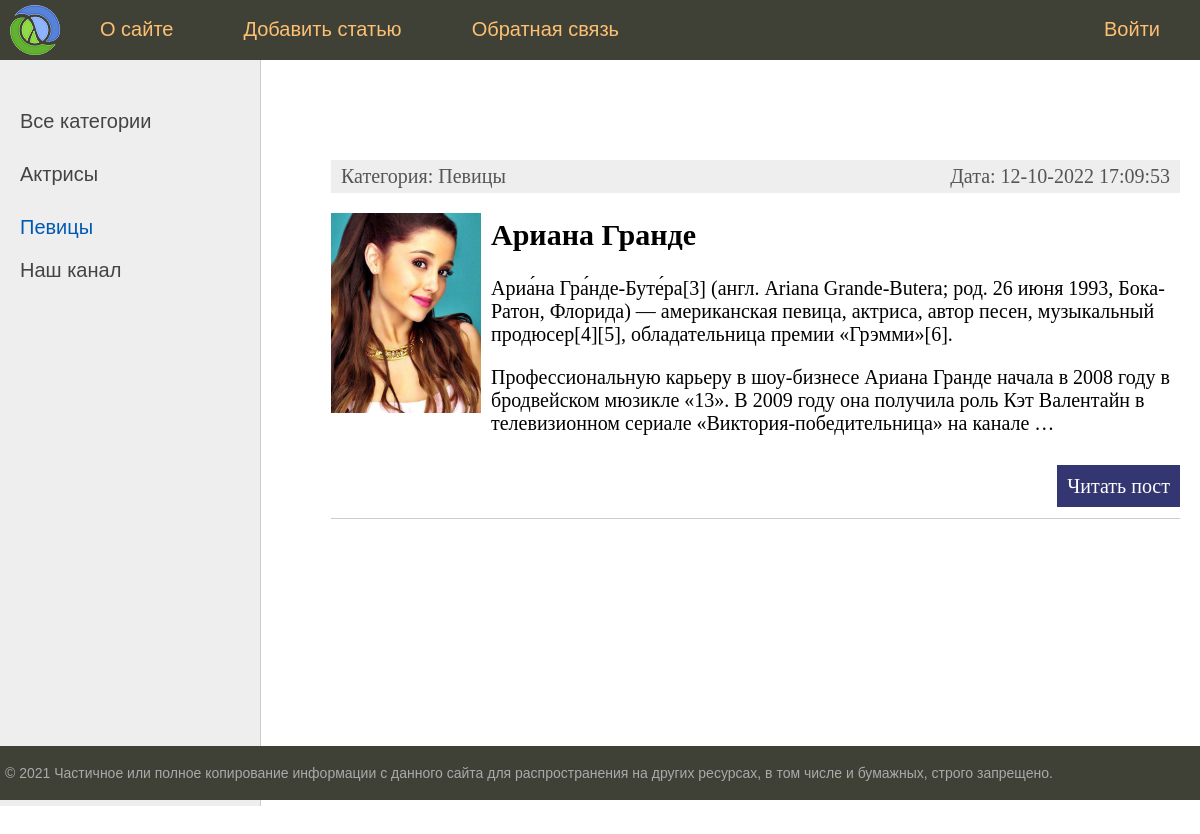
The app's page /category/2/ with its own data.
### women/models.py (models this page shows, shortened)
class Category(models.Model):
    name = models.CharField(max_length=100, db_index=True, verbose_name='Категория')
    def get_absolute_url(self):
        return reverse('category', kwargs={'cat_id': self.pk})
    def __str__(self):
        return self.name
    class Meta:
        verbose_name = 'Категория'
        verbose_name_plural = 'Категории'
        ordering = ['id']

class Women(models.Model):
    title = models.CharField(max_length=255, verbose_name='Заголовок')
    content = models.TextField(blank=True, verbose_name='Текст статьи')
    photo = models.ImageField(upload_to="photos/%Y/%m/%d/", verbose_name='Фото')
    time_create = models.DateTimeField(auto_now_add=True, verbose_name='Время создания')
    time_update = models.DateTimeField(auto_now=True, verbose_name='Время изменения')
    is_published = models.BooleanField(default=True, verbose_name='Публикация')
    cat = models.ForeignKey('Category', on_delete=models.PROTECT, null=True, verbose_name='Категория')
    def get_absolute_url(self):
        return reverse('post', kwargs={'post_id': self.pk})
    class Meta:
        verbose_name = 'Известные женщины'
        verbose_name_plural = 'Известные женщины'
        ordering = ['time_create', 'title']

### women/views.py (the view)
# urls.py: path('category/<int:cat_id>/', show_category, name='category')
def show_category(request, cat_id):
    posts = Women.objects.filter(cat_id=cat_id)
    cats = Category.objects.all()
    if len(posts) == 0:
        raise Http404
    context = {
        'posts': posts,
        'cats': cats,
        'menu': menu,
        'title': 'Отображение по рубрикам',
        'cat_selected': cat_id,
    }
    return render(request, 'women/index.html', context=context)

### women/templates/women/index.html (shortened to what this page needs)
{% extends 'women/base.html' %}
{% block content %}
<ul class="list-articles">
	{% for p in posts %}
			<li>
				<div class="article-panel">
					<p class="first">Категория: {{p.cat}}</p>
					<p class="last">Дата: {{p.time_update|date:"d-m-Y H:i:s"}}</p>
				</div>
				{% if p.photo %}
					<p><img src="{{p.photo.url}}" class="img-article-left thumb"></p>
				{% endif %}
				<h2>{{p.title}}</h2>
				{% autoescape on %}
				{{p.content|linebreaks|truncatewords:50}}
				{% endautoescape %}
				<p class="link-read-post"><a href="{{p.get_absolute_url}}">Читать пост</a></p>
			</li>
	{% endfor %}
</ul>
{% endblock %}

### women/templates/women/base.html (shortened to what this page needs)
{% load static %}
<!DOCTYPE html>
<html>
<head>
	<link type="text/css" href="{% static 'women/css/styles.css' %}" rel="stylesheet" />
</head>
<body>
<table class="table-page" border=0 cellpadding="0" cellspacing="0">
<tr><td valign=top>
{% block mainmenu %}
		<div class="header">
			<ul id="mainmenu" class="mainmenu">
			<li class="logo"><a href="{%url 'home' %}"><div class="logo"></div></a></li>
			{% for m in menu %}
				{% if not forloop.last %}
						<li><a href="{% url m.url_name %}">{{m.title}}</a></li>
				{% else %}
						<li class="last"><a href="{% url m.url_name %}">{{m.title}}</a></li>
				{% endif %}
			{% endfor %}
			</ul>
		</div>
{% endblock mainmenu %}
<table class="table-content" border=0 cellpadding="0" cellspacing="0">
<tr>
	<td valign="top" class="left-chapters">
	<ul id="leftchapters">
		{% if cat_selected == 0 %}
			<li>Все категории</li>
		{% else %}
			<li><a href="{% url 'home' %}">Все категории</a></li>
		{% endif%}
		{% for c in cats %}
			{% if c.pk == cat_selected %}
				<li class="selected">{{c.name}}</li>
			{% else %}
				<li><a href="{{ c.get_absolute_url }}">{{c.name}}</a></li>
			{% endif %}
		{% endfor %}
		<p>Наш канал</p>
	</ul>
</td>
<td valign="top" class="content">
	<div class="content-text">
{% block content %}
{% endblock %}
	</div>
</td></tr></table>
</td></tr>
<tr><td valign=top>
	<div id="footer">
		<p>&copy; 2021 Частичное или полное копирование информации с данного сайта для распространения на других ресурсах, в том числе и бумажных, строго запрещено.</p>
	</div>
</td></tr></table>
</body>
</html>

### women/static/women/css/styles.css (style rules this page uses)
html, body { font-family: 'Arial'; margin: 0; padding: 0; height: 100%; width: 100%; color: #444; }
a { color: #0059b2; text-decoration: none; }
img { max-width: 600px; height: auto; }
img.img-article-left { max-width: 300px; height: auto; float: left; padding: 0 10px 10px 0; }
img.img-article-left.thumb { max-width: 150px; height: auto; }
p.link-read-post { text-align: right; }
p.link-read-post a { padding: 10px; min-width: 100px; background: #333671; color: #fff; text-decoration: none; }
div.article-panel { background: #eee; padding: 5px 10px 5px 10px; box-sizing: border-box; overflow: hidden; color: #555; }
div.article-panel p.first { margin: 0; float: left; }
div.article-panel p.last { margin: 0; float: right; }
ul.list-articles { list-style: none; margin: 0; padding: 0; }
ul.list-articles li { border-bottom: 1px solid #ccc; }
.table-page { width: 100%; height: 100%; vertical-align: top; }
.table-page tr { height: 100%; }
.header { background: #3F4137; height: 60px; }
.logo { background: url('../images/logo.png') no-repeat 10px 5px; width: 70px; height: 60px; }
ul.mainmenu { list-style: none; margin: 0; padding: 0; height: 60px; color: #fdc073; font-size: 20px; overflow: hidden; }
ul.mainmenu li { float: left; margin: 18px 40px 0 30px; }
ul.mainmenu li.logo { margin: 0; }
ul.mainmenu li.last { float: right; }
ul.mainmenu li a { color: #fdc073; text-decoration: none; }
.table-content { width: 100%; min-height: 100%; height: 100%; }
.left-chapters { margin: 0; background: #eee; border-right: 1px solid #ccc; min-height: 100%; }
.left-chapters ul { width: 230px; min-height: 100%; margin: 0; padding: 20px 10px 10px 20px; list-style: none; font-size: 20px; }
.left-chapters ul li { margin: 30px 0 0 0; color: #999; }
.left-chapters ul li.selected { color: #0059b2; }
.left-chapters ul li a { color: #444; text-decoration: none; }
.content { padding: 40px 20px 20px 40px; width: 100%; box-sizing: border-box; }
.content-text { margin: 60px 0 0 30px; color: #000; font-size: 20px; font-family: Yandex Sans Display Light; }
#footer { box-sizing: border-box; background: #3F4137; padding: 5px; color: #aaa; font-size: 14px; font-family: Verdana, Geneva, Arial, Helvetica; text-align: left; overflow: hidden; }

### records on screen
Category: name "Актрисы"
Category: name "Певицы"
Women: cat "Певицы", time_update "12-10-2022 17:09:53", photo (picture), title "Ариана Гранде", content "Ариа́на Гра́нде-Буте́ра[3] (англ. Ariana Grande-Butera; род. 26 июня 1993, Бока-Ратон, Флорида) — американская певица, актриса, автор песен, музыкальный продюсер[4][5], обладательница премии «Грэмми»[6]. Профессиональную карьеру в шоу-бизнесе Ариана Гранде начала в 2008 году в бродвейском мюзикле «13». В 2009 году она получила роль Кэт Валентайн в телевизионном сериале «Виктория-победительница» на канале …"

### other values on screen
{{ m.title }} "О сайте" "Добавить статью" "Обратная связь"
{{ m.title }} "Войти"
